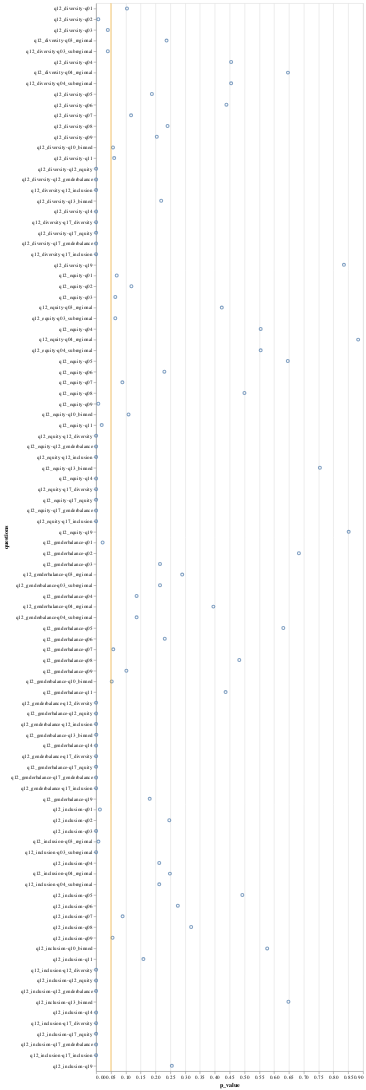

Notebook code cell kept with this figure:
### Code cell
mark = (
    alt.Chart(chi2_data)
    .mark_point()
    .encode(
        alt.X("p_value"),
        alt.Y("questions"),
        tooltip=["questions", "p_value", "dof", "statistic"],
    )
)

rule = alt.Chart().mark_rule(color="orange").encode(x=alt.datum(0.05))

(mark + rule).properties(
    width=500,
)

### Figure 1 — Vega-Lite specification as saved in the notebook (floating-point values rounded to 4 significant figures)
{"config": {"view": {"continuousWidth": 300, "continuousHeight": 300}}, "layer": [{"data": {"name": "data-e784da724f1e1e389ffe17caaea00f33"}, "mark": {"type": "point"}, "encoding": {"tooltip": [{"field": "questions", "type": "nominal"}, {"field": "p_value", "type": "quantitative"}, {"field": "dof", "type": "quantitative"}, {"field": "statistic", "type": "quantitative"}], "x": {"field": "p_value", "type": "quantitative"}, "y": {"field": "questions", "type": "nominal"}}}, {"data": {"name": "empty"}, "mark": {"type": "rule", "color": "orange"}, "encoding": {"x": {"datum": 0.05}}}], "width": 500, "$schema": "https://vega.github.io/schema/vega-lite/v5.8.0.json", "datasets": {"data-e784da724f1e1e389ffe17caaea00f33": [{"questions": "q12_genderbalance-q01", "p_value": 0.02192, "statistic": 59.99, "dof": 40}, {"questions": "q12_genderbalance-q02", "p_value": 0.6836, "statistic": 16.52, "dof": 20}, {"questions": "q12_genderbalance-q03", "p_value": 0.2154, "statistic": 89.67, "dof": 80}, {"questions": "q12_genderbalance-q04", "p_value": 0.1364, "statistic": 99.38, "dof": 85}, {"questions": "q12_genderbalance-q05", "p_value": 0.631, "statistic": 26.85, "dof": 30}, {"questions": "q12_genderbalance-q06", "p_value": 0.2314, "statistic": 46.2, "dof": 40}, {"questions": "q12_genderbalance-q07", "p_value": 0.05789, "statistic": 24.45, "dof": 15}, {"questions": "q12_genderbalance-q08", "p_value": 0.4826, "statistic": 24.64, "dof": 25}, {"questions": "q12_genderbalance-q09", "p_value": 0.102, "statistic": 15.92, "dof": 10}, {"questions": "q12_genderbalance-q11", "p_value": 0.4364, "statistic": 10.05, "dof": 10}, {"questions": "q12_genderbalance-q12_diversity", "p_value": 8.192e-143, "statistic": 753.3, "dof": 25}, {"questions": "q12_genderbalance-q12_equity", "p_value": 1.662e-111, "statistic": 604.1, "dof": 25}, {"questions": "q12_genderbalance-q12_inclusion", "p_value": 1.887e-99, "statistic": 546.3, "dof": 25}, {"questions": "q12_genderbalance-q14", "p_value": 1.667e-40, "statistic": 257.6, "dof": 25}, {"questions": "q12_genderbalance-q17_genderbalance", "p_value": 1.854e-13, "statistic": 93.89, "dof": 15}, {"questions": "q12_genderbalance-q17_diversity", "p_value": 4.162e-14, "statistic": 97.34, "dof": 15}, {"questions": "q12_genderbalance-q17_equity", "p_value": 1.814e-13, "statistic": 93.94, "dof": 15}, {"questions": "q12_genderbalance-q17_inclusion", "p_value": 2.456e-13, "statistic": 93.24, "dof": 15}, {"questions": "q12_genderbalance-q19", "p_value": 0.1806, "statistic": 31.26, "dof": 25}, {"questions": "q12_genderbalance-q03_regional", "p_value": 0.2901, "statistic": 28.39, "dof": 25}, {"questions": "q12_genderbalance-q03_subregional", "p_value": 0.2154, "statistic": 89.67, "dof": 80}, {"questions": "q12_genderbalance-q04_regional", "p_value": 0.3953, "statistic": 26.23, "dof": 25}, {"questions": "q12_genderbalance-q04_subregional", "p_value": 0.1364, "statistic": 99.38, "dof": 85}, {"questions": "q12_genderbalance-q10_binned", "p_value": 0.05262, "statistic": 73.0, "dof": 55}, {"questions": "q12_genderbalance-q13_binned", "p_value": 0.0006052, "statistic": 133.6, "dof": 85}, {"questions": "q12_diversity-q01", "p_value": 0.104, "statistic": 51.57, "dof": 40}, {"questions": "q12_diversity-q02", "p_value": 0.007419, "statistic": 38.63, "dof": 20}, {"questions": "q12_diversity-q03", "p_value": 0.03944, "statistic": 103.6, "dof": 80}, {"questions": "q12_diversity-q04", "p_value": 0.4551, "statistic": 85.81, "dof": 85}, {"questions": "q12_diversity-q05", "p_value": 0.188, "statistic": 36.64, "dof": 30}, {"questions": "q12_diversity-q06", "p_value": 0.4392, "statistic": 40.71, "dof": 40}, {"questions": "q12_diversity-q07", "p_value": 0.1178, "statistic": 21.63, "dof": 15}, {"questions": "q12_diversity-q08", "p_value": 0.2408, "statistic": 29.57, "dof": 25}, {"questions": "q12_diversity-q09", "p_value": 0.2045, "statistic": 13.35, "dof": 10}, {"questions": "q12_diversity-q11", "p_value": 0.0609, "statistic": 17.66, "dof": 10}, {"questions": "q12_diversity-q12_genderbalance", "p_value": 8.192e-143, "statistic": 753.3, "dof": 25}, {"questions": "q12_diversity-q12_equity", "p_value": 2.964e-119, "statistic": 641.2, "dof": 25}, {"questions": "q12_diversity-q12_inclusion", "p_value": 4.416e-108, "statistic": 587.7, "dof": 25}, {"questions": "q12_diversity-q14", "p_value": 3.148e-16, "statistic": 130.4, "dof": 25}, {"questions": "q12_diversity-q17_genderbalance", "p_value": 1.092e-12, "statistic": 89.78, "dof": 15}, {"questions": "q12_diversity-q17_diversity", "p_value": 6.046e-14, "statistic": 96.48, "dof": 15}, {"questions": "q12_diversity-q17_equity", "p_value": 2.593e-13, "statistic": 93.11, "dof": 15}, {"questions": "q12_diversity-q17_inclusion", "p_value": 1.107e-12, "statistic": 89.74, "dof": 15}, {"questions": "q12_diversity-q19", "p_value": 0.8354, "statistic": 18.16, "dof": 25}, {"questions": "q12_diversity-q03_regional", "p_value": 0.2374, "statistic": 29.66, "dof": 25}, {"questions": "q12_diversity-q03_subregional", "p_value": 0.03944, "statistic": 103.6, "dof": 80}, {"questions": "q12_diversity-q04_regional", "p_value": 0.6467, "statistic": 21.81, "dof": 25}, {"questions": "q12_diversity-q04_subregional", "p_value": 0.4551, "statistic": 85.81, "dof": 85}, {"questions": "q12_diversity-q10_binned", "p_value": 0.05687, "statistic": 72.51, "dof": 55}, {"questions": "q12_diversity-q13_binned", "p_value": 0.2194, "statistic": 94.79, "dof": 85}, {"questions": "q12_equity-q01", "p_value": 0.06948, "statistic": 53.94, "dof": 40}, {"questions": "q12_equity-q02", "p_value": 0.1189, "statistic": 27.61, "dof": 20}, {"questions": "q12_equity-q03", "p_value": 0.06468, "statistic": 99.99, "dof": 80}, {"questions": "q12_equity-q04", "p_value": 0.5547, "statistic": 82.56, "dof": 85}, {"questions": "q12_equity-q05", "p_value": 0.6461, "statistic": 26.56, "dof": 30}, {"questions": "q12_equity-q06", "p_value": 0.2301, "statistic": 46.24, "dof": 40}, {"questions": "q12_equity-q07", "p_value": 0.08851, "statistic": 22.8, "dof": 15}, {"questions": "q12_equity-q08", "p_value": 0.5, "statistic": 24.34, "dof": 25}, {"questions": "q12_equity-q09", "p_value": 0.007408, "statistic": 24.07, "dof": 10}, {"questions": "q12_equity-q11", "p_value": 0.01888, "statistic": 21.33, "dof": 10}, {"questions": "q12_equity-q12_genderbalance", "p_value": 1.662e-111, "statistic": 604.1, "dof": 25}, {"questions": "q12_equity-q12_diversity", "p_value": 2.964e-119, "statistic": 641.2, "dof": 25}, {"questions": "q12_equity-q12_inclusion", "p_value": 1.638e-147, "statistic": 775.7, "dof": 25}, {"questions": "q12_equity-q14", "p_value": 1.521e-10, "statistic": 97.71, "dof": 25}, {"questions": "q12_equity-q17_genderbalance", "p_value": 1.972e-08, "statistic": 66.36, "dof": 15}, {"questions": "q12_equity-q17_diversity", "p_value": 3.444e-11, "statistic": 81.68, "dof": 15}, {"questions": "q12_equity-q17_equity", "p_value": 5.391e-20, "statistic": 127.9, "dof": 15}, {"questions": "q12_equity-q17_inclusion", "p_value": 1.409e-13, "statistic": 94.53, "dof": 15}, {"questions": "q12_equity-q19", "p_value": 0.8513, "statistic": 17.79, "dof": 25}, {"questions": "q12_equity-q03_regional", "p_value": 0.4236, "statistic": 25.7, "dof": 25}, {"questions": "q12_equity-q03_subregional", "p_value": 0.06468, "statistic": 99.99, "dof": 80}, {"questions": "q12_equity-q04_regional", "p_value": 0.8833, "statistic": 16.96, "dof": 25}, {"questions": "q12_equity-q04_subregional", "p_value": 0.5547, "statistic": 82.56, "dof": 85}, {"questions": "q12_equity-q10_binned", "p_value": 0.1093, "statistic": 68.18, "dof": 55}, {"questions": "q12_equity-q13_binned", "p_value": 0.7543, "statistic": 75.72, "dof": 85}, {"questions": "q12_inclusion-q01", "p_value": 0.0128, "statistic": 62.55, "dof": 40}, {"questions": "q12_inclusion-q02", "p_value": 0.2467, "statistic": 23.9, "dof": 20}, {"questions": "q12_inclusion-q03", "p_value": 2.343e-05, "statistic": 142.2, "dof": 80}, {"questions": "q12_inclusion-q04", "p_value": 0.2128, "statistic": 95.1, "dof": 85}, {"questions": "q12_inclusion-q05", "p_value": 0.4929, "statistic": 29.47, "dof": 30}, {"questions": "q12_inclusion-q06", "p_value": 0.2755, "statistic": 44.86, "dof": 40}, {"questions": "q12_inclusion-q07", "p_value": 0.08925, "statistic": 22.77, "dof": 15}, {"questions": "q12_inclusion-q08", "p_value": 0.3203, "statistic": 27.73, "dof": 25}, {"questions": "q12_inclusion-q09", "p_value": 0.05537, "statistic": 17.98, "dof": 10}, {"questions": "q12_inclusion-q11", "p_value": 0.1594, "statistic": 14.31, "dof": 10}, {"questions": "q12_inclusion-q12_genderbalance", "p_value": 1.887e-99, "statistic": 546.3, "dof": 25}, {"questions": "q12_inclusion-q12_diversity", "p_value": 4.416e-108, "statistic": 587.7, "dof": 25}, {"questions": "q12_inclusion-q12_equity", "p_value": 1.638e-147, "statistic": 775.7, "dof": 25}, {"questions": "q12_inclusion-q14", "p_value": 6.152e-12, "statistic": 105.9, "dof": 25}, {"questions": "q12_inclusion-q17_genderbalance", "p_value": 2.219e-09, "statistic": 71.7, "dof": 15}, {"questions": "q12_inclusion-q17_diversity", "p_value": 3.235e-10, "statistic": 76.34, "dof": 15}, {"questions": "q12_inclusion-q17_equity", "p_value": 1.736e-14, "statistic": 99.35, "dof": 15}, {"questions": "q12_inclusion-q17_inclusion", "p_value": 1.597e-16, "statistic": 110.0, "dof": 15}, {"questions": "q12_inclusion-q19", "p_value": 0.2553, "statistic": 29.21, "dof": 25}, {"questions": "q12_inclusion-q03_regional", "p_value": 0.007812, "statistic": 45.26, "dof": 25}, {"questions": "q12_inclusion-q03_subregional", "p_value": 2.343e-05, "statistic": 142.2, "dof": 80}, {"questions": "q12_inclusion-q04_regional", "p_value": 0.2488, "statistic": 29.37, "dof": 25}, {"questions": "q12_inclusion-q04_subregional", "p_value": 0.2128, "statistic": 95.1, "dof": 85}, {"questions": "q12_inclusion-q10_binned", "p_value": 0.5766, "statistic": 52.35, "dof": 55}, {"questions": "q12_inclusion-q13_binned", "p_value": 0.6482, "statistic": 79.49, "dof": 85}], "empty": [{}]}}
